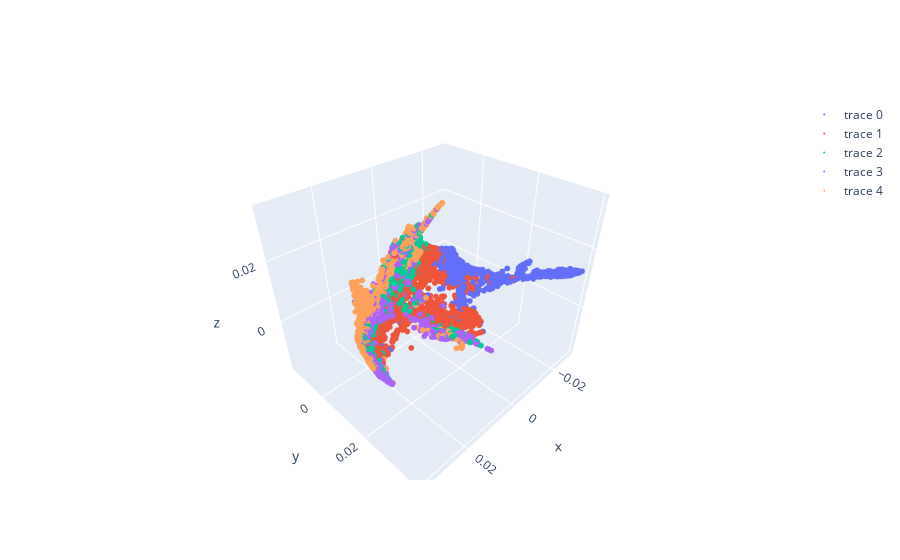

The notebook cell this image was saved under:
### Code cell
import plotly.graph_objs as go
fig = go.Figure()

for i, label in enumerate(np.unique(sample_classes)):
    idx = np.where(sample_classes == label)[0]
    xs = Y_phate3d[idx]
    print(xs.shape)
    fig.add_trace(go.Scatter3d(x=xs[:, 0], y=xs[:, 1], z=xs[:, 2],
                               mode='markers', marker=dict(size=2)))
fig.show()

### Figure 1 — Plotly figure (JSON) as saved in the notebook; plotly's stock layout.template omitted (floating-point values rounded to 4 significant figures; data arrays with more than 128 entries replaced by an {"elided": "..."} marker saying what was removed)
{"data": [{"marker": {"size": 2}, "mode": "markers", "type": "scatter3d", "x": {"elided": "2381 float values"}, "y": {"elided": "2381 float values"}, "z": {"elided": "2381 float values"}}, {"marker": {"size": 2}, "mode": "markers", "type": "scatter3d", "x": {"elided": "4165 float values"}, "y": {"elided": "4165 float values"}, "z": {"elided": "4165 float values"}}, {"marker": {"size": 2}, "mode": "markers", "type": "scatter3d", "x": {"elided": "3278 float values"}, "y": {"elided": "3278 float values"}, "z": {"elided": "3278 float values"}}, {"marker": {"size": 2}, "mode": "markers", "type": "scatter3d", "x": {"elided": "3665 float values"}, "y": {"elided": "3665 float values"}, "z": {"elided": "3665 float values"}}, {"marker": {"size": 2}, "mode": "markers", "type": "scatter3d", "x": {"elided": "3332 float values"}, "y": {"elided": "3332 float values"}, "z": {"elided": "3332 float values"}}], "layout": {}}
